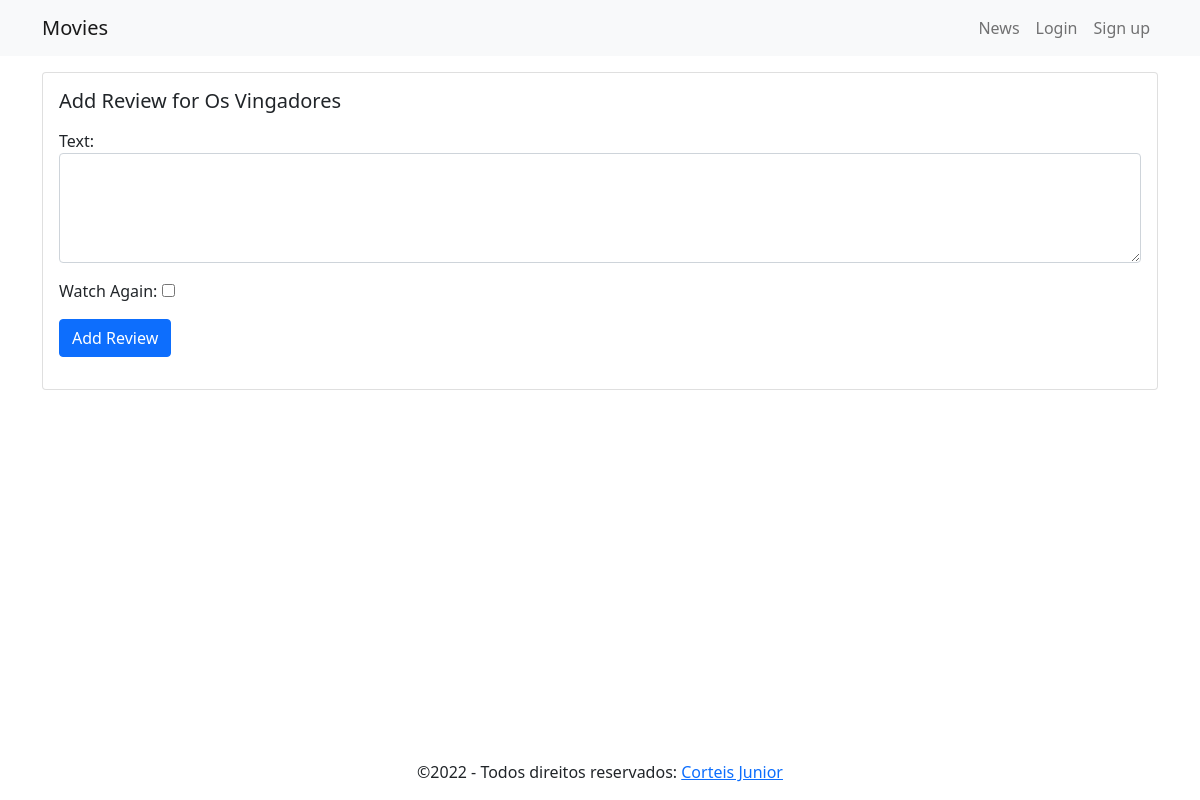
The page /movie/1/create on the database as committed earlier.
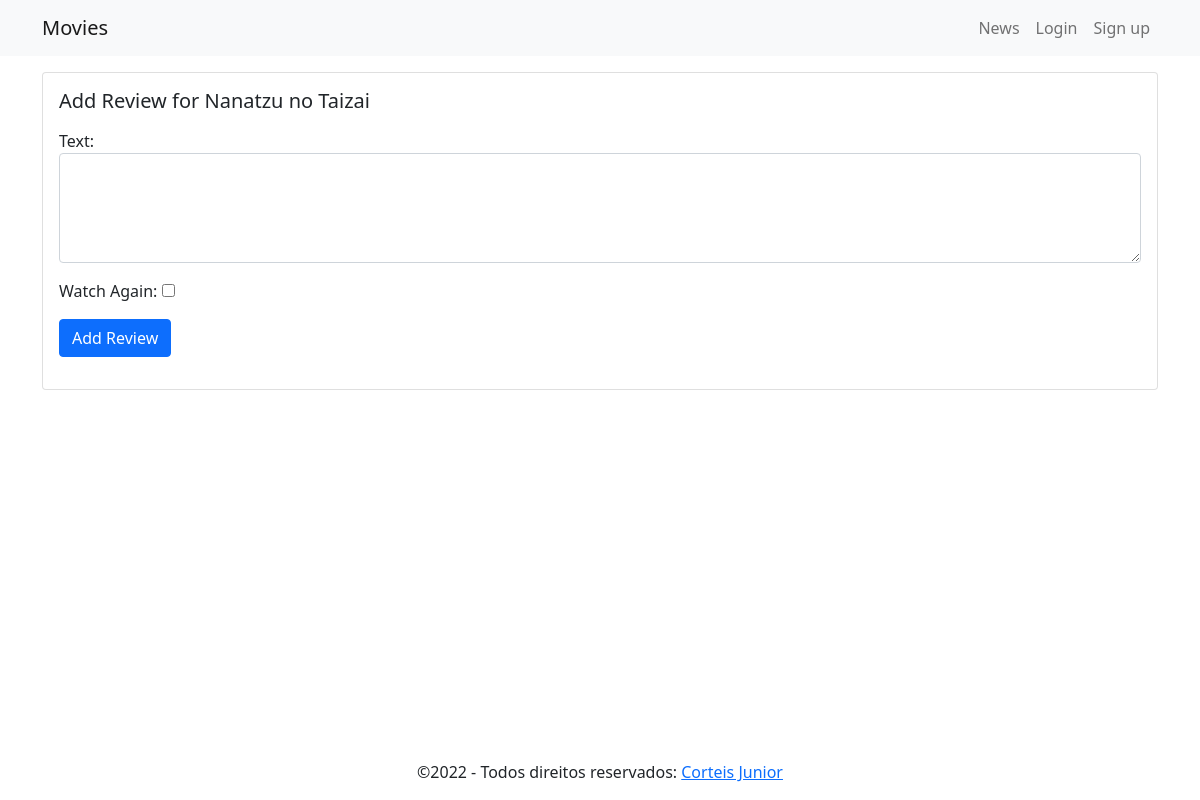
The same page on the database as committed later.
### movie/models.py (models this page shows, shortened)
class Movie(models.Model):
    title = models.CharField(max_length=100)
    description = models.CharField(max_length=250)
    image = models.ImageField(upload_to='movie/images/')
    url = models.URLField(blank=True)
    class Meta:
        app_label = 'movie'

### movie/views.py (the view, shortened to what this page needs)
# urls.py: path('<int:movie_id>/create', views.createreview, name='createreview')
def createreview(request, movie_id):
    movie = get_object_or_404(Movies, pk=movie_id)
    if request.method == 'GET':
        return render(request, 'createreview.html', {'form':ReviewForm(), 'movie':movie})

### movie/forms.py
class ReviewForm(ModelForm):
    def __init__(self, *args, **kwargs):
        super(ModelForm, self).__init__(*args, **kwargs)
        self.fields['text'].widget.attrs.update(
            {'class':'form-control'}
        )
        self.fields['watchAgain'].widget.attrs.update(
            {
                'class': 'form-checked-input'
            }
        )
    class Meta:
        model = Review
        fields = ['text', 'watchAgain']
        labels = {
            'watchAgain': ('Watch Again'),
        }
        widgets = {
            'text': Textarea(attrs={'rows':4})
        }

### movie/templates/createreview.html (shortened to what this page needs)
{% extends 'base.html' %}
{% block content %}
    <div class="card mb-3">
        <div class="row g-0">
            <div>
                <div class="card-body">
                    <h5 class="card-title">
                        Add Review for {{movie.title}}
                    </h5>
                    <p class="card-text">
                        <form action="" method="post">
                        {{form.as_p}}
                        <button type="submit" class="btn btn-primary">
                            Add Review
                        </button>
                        </form>
                    </p>
                </div>
            </div>
        </div>
    </div>
{% endblock content %}

Rows that differ between the two databases and show on the page:
changed Movie: title "Os Vingadores" → "Nanatzu no Taizai"
